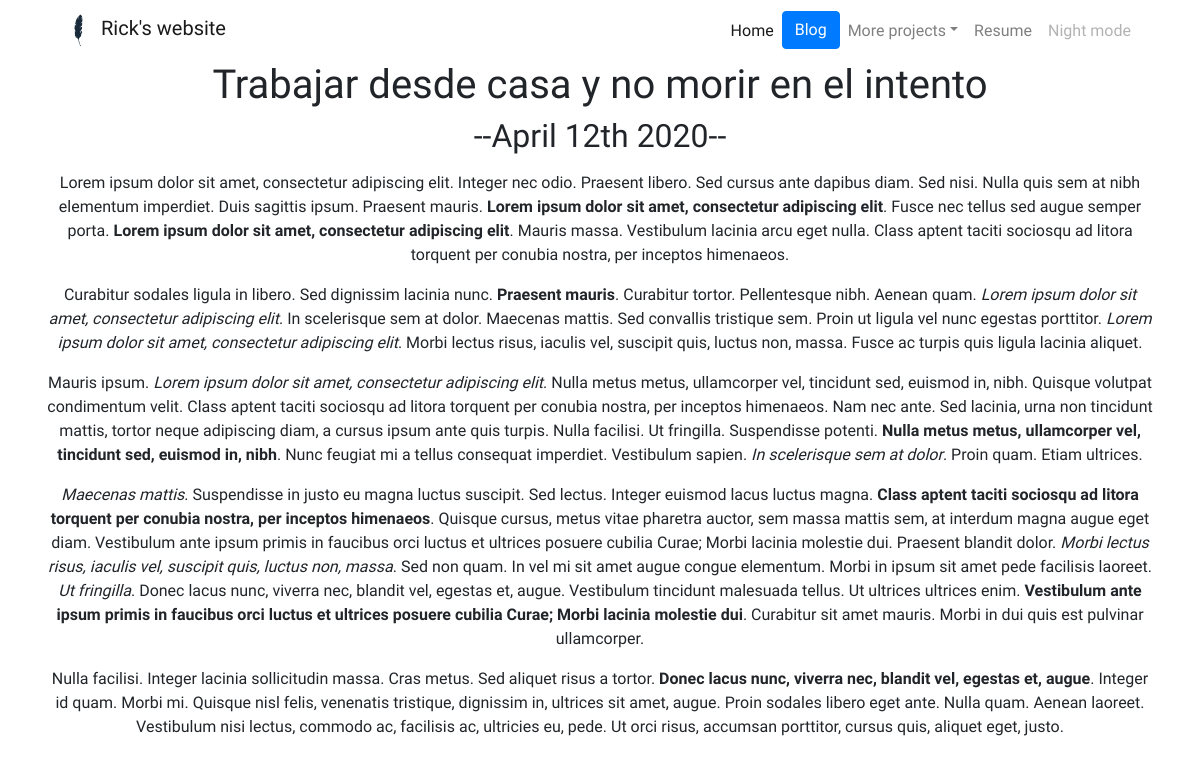
The app's page /blog/2/ with its own data.
### blog/models.py (models this page shows, shortened)
class Blog(models.Model):
    title = models.CharField(max_length=200)
    date = models.DateField()
    description = models.TextField()

### blog/views.py (the view)
# urls.py: path('<int:blog_id>/', views.detail, name="detail"),
def detail(request, blog_id):
    blog = get_object_or_404(Blog, pk=blog_id)
    return render(request, 'blog/detail.html', {'blog': blog})

### blog/templates/blog/detail.html
{% extends 'portfolio/base.html'%}
{% block content %}
  <h1>{{ blog.title }}</h1>
  <h2>--{{ blog.date|date:'F jS Y' }}--</h2>
  <p>{{ blog.description|safe }}</p>
{% endblock %}

### portfolio/static/portfolio/custom.css (style rules this page uses)
body { font-family: 'Baloo Paaji 2', cursive; }

### records on screen
Blog: title "Trabajar desde casa y no morir en el intento", date "April 12th 2020", description "Lorem ipsum dolor sit amet, consectetur adipiscing elit. Integer nec odio. Praesent libero. Sed cursus ante dapibus diam. Sed nisi. Nulla quis sem at nibh elementum imperdiet. Duis sagittis ipsum. Praesent mauris. Lorem ipsum dolor sit amet, consectetur adipiscing elit . Fusce nec tellus sed augue semper porta. Lorem ipsum dolor sit amet, consectetur adipiscing elit . Mauris massa. Vestibulum lacinia arcu eget nulla. Class aptent taciti sociosqu ad litora torquent per conubia nostra, per inceptos himenaeos. Curabitur sodales ligula in libero. Sed dignissim lacinia nunc. Praesent mauris . Curabitur tortor. Pellentesque nibh. Aenean quam. Lorem ipsum dolor sit amet, consectetur adipiscing…"
